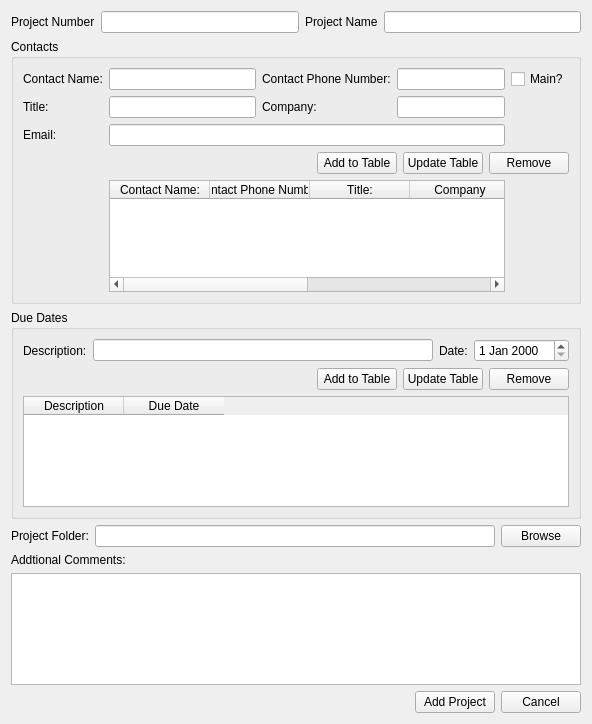
<?xml version="1.0" encoding="UTF-8"?>
<ui version="4.0">
 <class>Add_Projects</class>
 <widget class="QWidget" name="Add_Projects">
  <property name="geometry">
   <rect>
    <x>0</x>
    <y>0</y>
    <width>592</width>
    <height>724</height>
   </rect>
  </property>
  <property name="windowTitle">
   <string>Add a New Project :-)</string>
  </property>
  <layout class="QGridLayout" name="gridLayout">
   <item row="7" column="1">
    <widget class="QLabel" name="text_Additional_Comments">
     <property name="text">
      <string>Addtional Comments:</string>
     </property>
    </widget>
   </item>
   <item row="8" column="1">
    <widget class="QTextEdit" name="textEdit_Additional_Comments"/>
   </item>
   <item row="0" column="1">
    <layout class="QHBoxLayout" name="horizontalLayout">
     <item>
      <widget class="QLabel" name="text_Project_Number">
       <property name="text">
        <string>Project Number</string>
       </property>
      </widget>
     </item>
     <item>
      <widget class="QLineEdit" name="UserInput_Project_Number"/>
     </item>
     <item>
      <widget class="QLabel" name="text_Project_Name">
       <property name="text">
        <string>Project Name</string>
       </property>
      </widget>
     </item>
     <item>
      <widget class="QLineEdit" name="UserInput_Project_Name"/>
     </item>
    </layout>
   </item>
   <item row="10" column="1">
    <layout class="QHBoxLayout" name="horizontalLayout_5">
     <item>
      <spacer name="horizontalSpacer">
       <property name="orientation">
        <enum>Qt::Horizontal</enum>
       </property>
       <property name="sizeHint" stdset="0">
        <size>
         <width>40</width>
         <height>20</height>
        </size>
       </property>
      </spacer>
     </item>
     <item>
      <widget class="QPushButton" name="Button_Add_Project">
       <property name="text">
        <string>Add Project</string>
       </property>
      </widget>
     </item>
     <item>
      <widget class="QPushButton" name="Button_Cancel">
       <property name="text">
        <string>Cancel</string>
       </property>
      </widget>
     </item>
    </layout>
   </item>
   <item row="5" column="1">
    <widget class="QGroupBox" name="groupBox_DueDates">
     <property name="title">
      <string>Due Dates</string>
     </property>
     <layout class="QGridLayout" name="gridLayout_3">
      <item row="0" column="0">
       <layout class="QGridLayout" name="gridLayout_2">
        <item row="1" column="0">
         <layout class="QHBoxLayout" name="horizontalLayout_4">
          <item>
           <widget class="QLabel" name="text_Description">
            <property name="text">
             <string>Description:</string>
            </property>
           </widget>
          </item>
          <item>
           <widget class="QLineEdit" name="UserInput_Description"/>
          </item>
          <item>
           <widget class="QLabel" name="text_date">
            <property name="text">
             <string>Date:</string>
            </property>
           </widget>
          </item>
          <item>
           <widget class="QDateEdit" name="dateEdit"/>
          </item>
         </layout>
        </item>
        <item row="2" column="0">
         <layout class="QHBoxLayout" name="horizontalLayout_2">
          <item>
           <spacer name="horizontalSpacer_3">
            <property name="orientation">
             <enum>Qt::Horizontal</enum>
            </property>
            <property name="sizeHint" stdset="0">
             <size>
              <width>40</width>
              <height>20</height>
             </size>
            </property>
           </spacer>
          </item>
          <item>
           <widget class="QPushButton" name="Button_Add_To_Table_Due_Dates">
            <property name="text">
             <string>Add to Table</string>
            </property>
           </widget>
          </item>
          <item>
           <widget class="QPushButton" name="Button_Dates_Update_Table">
            <property name="text">
             <string>Update Table</string>
            </property>
           </widget>
          </item>
          <item>
           <widget class="QPushButton" name="Button_Dates_Remove">
            <property name="text">
             <string>Remove</string>
            </property>
           </widget>
          </item>
         </layout>
        </item>
       </layout>
      </item>
      <item row="1" column="0">
       <widget class="QTableWidget" name="tableWidget_Dates">
        <property name="editTriggers">
         <set>QAbstractItemView::NoEditTriggers</set>
        </property>
        <property name="dragDropOverwriteMode">
         <bool>false</bool>
        </property>
        <property name="selectionMode">
         <enum>QAbstractItemView::ExtendedSelection</enum>
        </property>
        <property name="selectionBehavior">
         <enum>QAbstractItemView::SelectRows</enum>
        </property>
        <column>
         <property name="text">
          <string>Description</string>
         </property>
        </column>
        <column>
         <property name="text">
          <string>Due Date</string>
         </property>
        </column>
       </widget>
      </item>
     </layout>
    </widget>
   </item>
   <item row="4" column="1">
    <widget class="QGroupBox" name="groupBox">
     <property name="title">
      <string>Contacts</string>
     </property>
     <layout class="QGridLayout" name="gridLayout_4">
      <item row="0" column="0">
       <widget class="QLabel" name="text_Contact_name">
        <property name="text">
         <string>Contact Name:</string>
        </property>
       </widget>
      </item>
      <item row="0" column="7">
       <widget class="QCheckBox" name="checkBox">
        <property name="text">
         <string>Main?</string>
        </property>
       </widget>
      </item>
      <item row="0" column="2">
       <widget class="QLabel" name="text_Contact_PhoneNumber">
        <property name="text">
         <string>Contact Phone Number:</string>
        </property>
       </widget>
      </item>
      <item row="0" column="1">
       <widget class="QLineEdit" name="UserInput_Main_Contact_Name"/>
      </item>
      <item row="3" column="0">
       <widget class="QLabel" name="text_Email">
        <property name="text">
         <string>Email:</string>
        </property>
       </widget>
      </item>
      <item row="1" column="0">
       <widget class="QLabel" name="label">
        <property name="text">
         <string>Title:</string>
        </property>
       </widget>
      </item>
      <item row="1" column="2">
       <widget class="QLabel" name="label_2">
        <property name="text">
         <string>Company:</string>
        </property>
       </widget>
      </item>
      <item row="1" column="1">
       <widget class="QLineEdit" name="UserInput_Title"/>
      </item>
      <item row="7" column="1" colspan="6">
       <widget class="QTableWidget" name="tableWidget_Contacts">
        <property name="editTriggers">
         <set>QAbstractItemView::NoEditTriggers</set>
        </property>
        <property name="dragDropOverwriteMode">
         <bool>false</bool>
        </property>
        <property name="selectionMode">
         <enum>QAbstractItemView::ExtendedSelection</enum>
        </property>
        <property name="selectionBehavior">
         <enum>QAbstractItemView::SelectRows</enum>
        </property>
        <column>
         <property name="text">
          <string>Contact Name:</string>
         </property>
        </column>
        <column>
         <property name="text">
          <string>Contact Phone Number:</string>
         </property>
        </column>
        <column>
         <property name="text">
          <string>Title:</string>
         </property>
        </column>
        <column>
         <property name="text">
          <string>Company</string>
         </property>
        </column>
        <column>
         <property name="text">
          <string>Email</string>
         </property>
        </column>
        <column>
         <property name="text">
          <string>Main Contact</string>
         </property>
        </column>
       </widget>
      </item>
      <item row="1" column="3" colspan="4">
       <widget class="QLineEdit" name="UserInput_Company"/>
      </item>
      <item row="3" column="1" colspan="6">
       <widget class="QLineEdit" name="UserInput_Email"/>
      </item>
      <item row="0" column="3" colspan="4">
       <widget class="QLineEdit" name="UserInput_Main_Contact_PhoneNumber"/>
      </item>
      <item row="6" column="0" colspan="8">
       <layout class="QHBoxLayout" name="horizontalLayout_6">
        <item>
         <spacer name="horizontalSpacer_2">
          <property name="orientation">
           <enum>Qt::Horizontal</enum>
          </property>
          <property name="sizeHint" stdset="0">
           <size>
            <width>40</width>
            <height>20</height>
           </size>
          </property>
         </spacer>
        </item>
        <item>
         <widget class="QPushButton" name="Button_Add_To_Table_Contacts">
          <property name="text">
           <string>Add to Table</string>
          </property>
         </widget>
        </item>
        <item>
         <widget class="QPushButton" name="Button_Contacts_Update_Table">
          <property name="text">
           <string>Update Table</string>
          </property>
         </widget>
        </item>
        <item>
         <widget class="QPushButton" name="Button_Contacts_Remove">
          <property name="text">
           <string>Remove</string>
          </property>
         </widget>
        </item>
       </layout>
      </item>
     </layout>
    </widget>
   </item>
   <item row="6" column="1">
    <layout class="QHBoxLayout" name="horizontalLayout_3">
     <item>
      <widget class="QLabel" name="text_Project_Folder">
       <property name="text">
        <string>Project Folder:</string>
       </property>
      </widget>
     </item>
     <item>
      <widget class="QLineEdit" name="UserInput_Project_Folder"/>
     </item>
     <item>
      <widget class="QPushButton" name="Button_Browse">
       <property name="text">
        <string>Browse</string>
       </property>
      </widget>
     </item>
    </layout>
   </item>
  </layout>
 </widget>
 <resources/>
 <connections/>
</ui>
